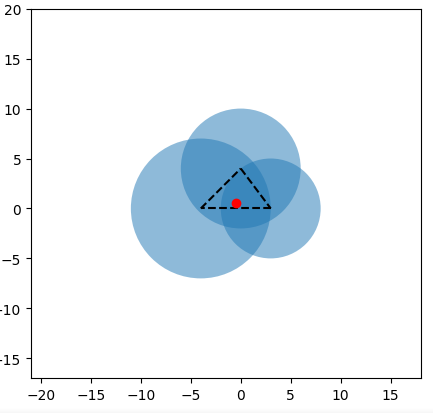

Source code (Python):
'''
# ******************************************
3_Point_Position_Estimation
Ali Soltan Mohammdi
Fall 2023
ali.s.mohammadi@znu.ac.ir
# ******************************************
'''
'''
In this exercise, we consider three sensor nodes located at arbitrary coordinates. 
The algorithm takes as inputs the coordinates and communication radius of these nodes. 
Our objective is to draw a triangle by connecting these three points. We will then draw 
perpendiculars from each side of the triangle, which intersect at a point denoted as Z. 
Our goal is to determine if point Z falls within the communication range of any of the nodes. 
The algorithm's output includes the coordinates of point Z, the number of nodes whose 
communication range includes Z (denoted as K), and the names of these nodes. Additionally, 
a graph illustrating the nodes and point Z is drawn on the coordinate axis.
'''

import math
import matplotlib.pyplot as plt
from matplotlib.patches import Circle

# Calculate midpoint
def calculate_midpoint(x1, y1, x2, y2):
    midpoint_x = (x1 + x2) / 2
    midpoint_y = (y1 + y2) / 2
    return midpoint_x, midpoint_y
    
# Calculate perpendicular bisector
def calculate_perpendicular_bisector_slope(x1, y1, x2, y2):
    if x2 - x1 == 0:
        return 1e12  # return a very large slope value for vertical lines
    else:
        slope =0.0000000001 + (y2 - y1) / (x2 - x1 + 0.000000001)
        perpendicular_slope = -1 / slope
        return perpendicular_slope

# Calculate distance
def calculate_distance(x1, y1, x2, y2):
    return math.sqrt((x2 - x1)**2 + (y2 - y1)**2)


# Calculate perpendicular bisector intercept
def calculate_perpendicular_bisector_intercept(x1, y1, x2, y2):
    midpoint_x, midpoint_y = calculate_midpoint(x1, y1, x2, y2)
    slope = calculate_perpendicular_bisector_slope(x1, y1, x2, y2)
    intercept = midpoint_y - slope * midpoint_x
    return intercept

# calculate perpendicular bisector intercept
def calculate_intersection_point(x1, y1, r1, x2, y2, r2, x3, y3, r3):
    m1 = calculate_perpendicular_bisector_slope(x2, y2, x3, y3)
    b1 = calculate_perpendicular_bisector_intercept(x2, y2, x3, y3)
    m2 = calculate_perpendicular_bisector_slope(x1, y1, x3, y3)
    b2 = calculate_perpendicular_bisector_intercept(x1, y1, x3, y3)
    m3 = calculate_perpendicular_bisector_slope(x1, y1, x2, y2)
    b3 = calculate_perpendicular_bisector_intercept(x1, y1, x2, y2)

    x = 0.000000001 + (b3 - b2) / (m2 - m3 + 0.000000001)
    y = m2 * x + b2

    return x, y

# calculate circles inclusion
def calculate_circles_inclusion(x1, y1, r1, x2, y2, r2, x3, y3, r3):
    Z = calculate_intersection_point(x1, y1, r1, x2, y2, r2, x3, y3, r3)

    circles = []
    if calculate_distance(x1, y1, Z[0], Z[1]) <= r1:
        circles.append("Node A")
    if calculate_distance(x2, y2, Z[0], Z[1]) <= r2:
        circles.append("Node B")
    if calculate_distance(x3, y3, Z[0], Z[1]) <= r3:
        circles.append("Node C")

    return Z[0], Z[1], len(circles), circles


# Take inputs from the user
x1 = float(input("Enter the x-coordinate of Node A: "))
y1 = float(input("Enter the y-coordinate of Node A: "))
r1 = float(input("Enter the comunication radius of Node A: "))

x2 = float(input("Enter the x-coordinate of Node B: "))
y2 = float(input("Enter the y-coordinate of Node B: "))
r2 = float(input("Enter the comunication radius of Node B: "))

x3 = float(input("Enter the x-coordinate of Node C: "))
y3 = float(input("Enter the y-coordinate of Node C: "))
r3 = float(input("Enter the comunication radius of Node C: "))

# Calculate the coordinates of point Z and the number of circles that include point Z
Z = calculate_circles_inclusion(x1, y1, r1, x2, y2, r2, x3, y3, r3)

# Print the output
print(f"The coordinates of point Z are ({Z[0]:.2f}, {Z[1]:.2f}).")
if Z[2] == 0:
    print("Point Z is not inside any Node.")
else:
    print(f"Point Z is inside {Z[2]} circle(s): {', '.join(Z[3])}.")

# Draw the diagram
fig, ax = plt.subplots()

ax.set_aspect('equal')
ax.set_xlim(min(x1-r1,x2-r2,x3-r3)-10,max(x1+r1,x2+r2,x3+r3)+10)
ax.set_ylim(min(y1-r1,y2-r2,y3-r3)-10,max(y1+r1,y2+r2,y3+r3)+10)

circle_A = Circle((x1,y1),r1,alpha=0.5)
circle_B = Circle((x2,y2),r2,alpha=0.5)
circle_C = Circle((x3,y3),r3,alpha=0.5)

ax.add_patch(circle_A)
ax.add_patch(circle_B)
ax.add_patch(circle_C)

ax.plot([x1,x2],[y1,y2],'k--')
ax.plot([x2,x3],[y2,y3],'k--')
ax.plot([x3,x1],[y3,y1],'k--')

ax.plot(Z[0],Z[1],'ro')

plt.show()
